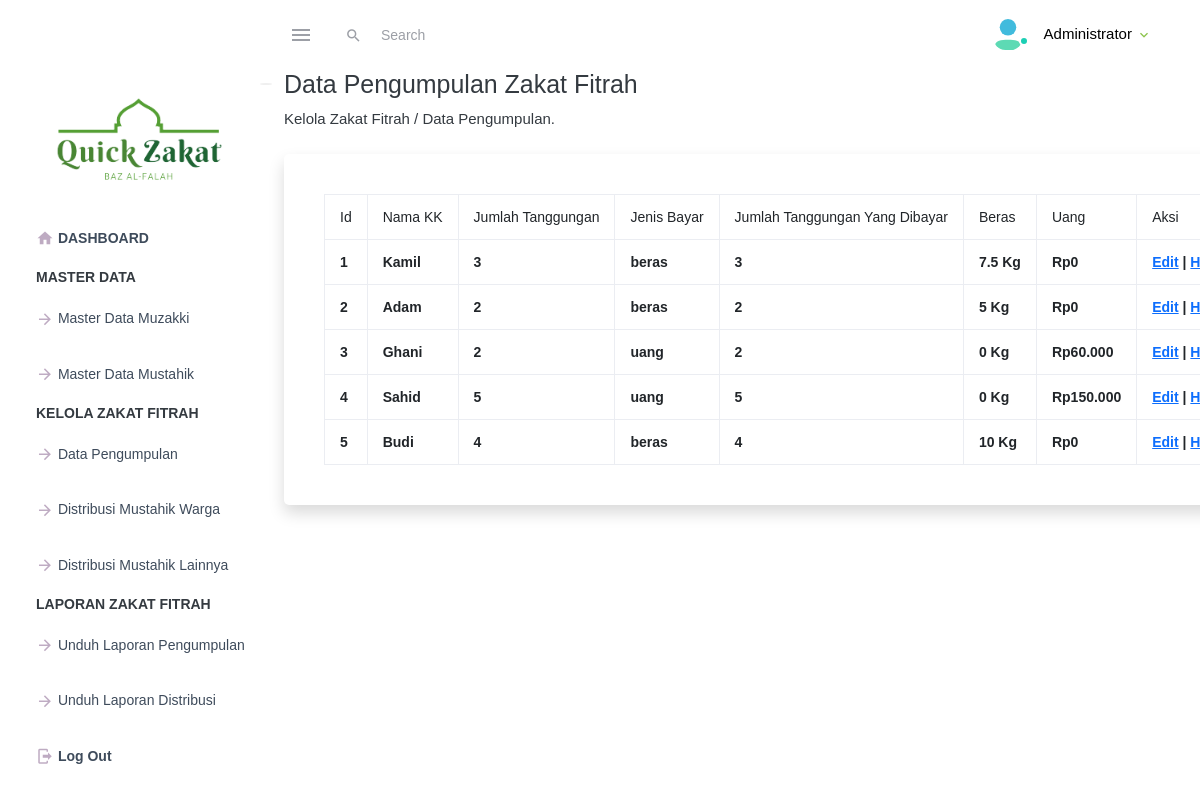
The page /data_pengumpulan.php on the database its author committed.
### tables this page shows
CREATE TABLE `bayarzakat` (
  `id_zakat` int(11) NOT NULL,
  `nama_KK` varchar(50) NOT NULL,
  `jumlah_tanggungan` int(20) NOT NULL,
  `jenis_bayar` enum('beras','uang') NOT NULL,
  `jumlah_tanggunganyangdibayar` int(20) NOT NULL,
  `bayar_beras` varchar(20) NOT NULL,
  `bayar_uang` varchar(50) NOT NULL
);

### data_pengumpulan.php (the view, shortened to what this page needs)
<?php include('header.php');
include ('koneksi.php'); ?>
            <div class="text-center d-none d-md-inline">
                <button class="rounded-circle border-0" id="sidebarToggle"></button>
            </div>
        <div id="content-wrapper" class="d-flex flex-column">
            <div id="content">
                <div class="container-fluid">
                    <h1 class="h3 mb-2 text-gray-800">Data Pengumpulan Zakat Fitrah</h1>
                    <p class="mb-4">Kelola Zakat Fitrah / Data Pengumpulan<a target="_blank" href=""></a>.</p>
                    <div class="card shadow mb-4">
                        <div class="card-body">
                            <div class="table-responsive">
                                <table class="table table-bordered" id="dataTable" width="100%" cellspacing="0">
                                    <thead>
                                        <tr>
                                            <th>Id</th>
                                            <th>Nama KK</th>
                                            <th>Jumlah Tanggungan</th>
                                            <th>Jenis Bayar</th>
                                            <th>Jumlah Tanggungan Yang Dibayar</th>
                                            <th>Beras</th>
                                            <th>Uang</th>
                                            <th>Aksi</th>
                                        </tr>
                                    </thead>
                                    <?php
                                    include 'koneksi.php';
                                    $no = 1;
                                    $data = mysqli_query($koneksi, "SELECT * FROM bayarzakat");
                                    while ($d = mysqli_fetch_array($data)) {
                                    ?>
                                        <tr>
                                            <th><?php echo $no++; ?></th>
                                            <th><?php echo $d['nama_KK']; ?></th>
                                            <th><?php echo $d['jumlah_tanggungan']; ?></th>
                                            <th><?php echo $d['jenis_bayar']; ?></th>
                                            <th><?php echo $d['jumlah_tanggunganyangdibayar']; ?></th>
                                            <th><?php echo $d['bayar_beras']; ?> Kg</th>
                                            <th>Rp<?= number_format($d['bayar_uang'], 0, ',', '.'); ?></th>
                                            <th>
                                                 <a href="edit_pengumpulan.php?id_zakat=<?php echo $d['id_zakat']; ?>">Edit</a> |
                                                  <a href="hapus_pengumpulan.php?id_zakat=<?php echo $d['id_zakat']; ?>" onclick="return confirm('Anda yakin akan menghapus data ini?')">Hapus</a>
                                              </th>
                                        </tr>
                                    <?php
                                    }
                                    ?>
                                </table>
                            </div>
                        </div>
                    </div>
                </div>
            </div>
        </div>
    </div>
</body>
</html>

### rows shown on the page
bayarzakat: nama_KK "Kamil", jumlah_tanggungan "3", jenis_bayar "beras", jumlah_tanggunganyangdibayar "3", bayar_beras "7.5", bayar_uang "0"
bayarzakat: nama_KK "Adam", jumlah_tanggungan "2", jenis_bayar "beras", jumlah_tanggunganyangdibayar "2", bayar_beras "5", bayar_uang "0"
bayarzakat: nama_KK "Ghani", jumlah_tanggungan "2", jenis_bayar "uang", jumlah_tanggunganyangdibayar "2", bayar_beras "0", bayar_uang "60.000"
bayarzakat: nama_KK "Sahid", jumlah_tanggungan "5", jenis_bayar "uang", jumlah_tanggunganyangdibayar "5", bayar_beras "0", bayar_uang "150.000"
bayarzakat: nama_KK "Budi", jumlah_tanggungan "4", jenis_bayar "beras", jumlah_tanggunganyangdibayar "4", bayar_beras "10", bayar_uang "0"
